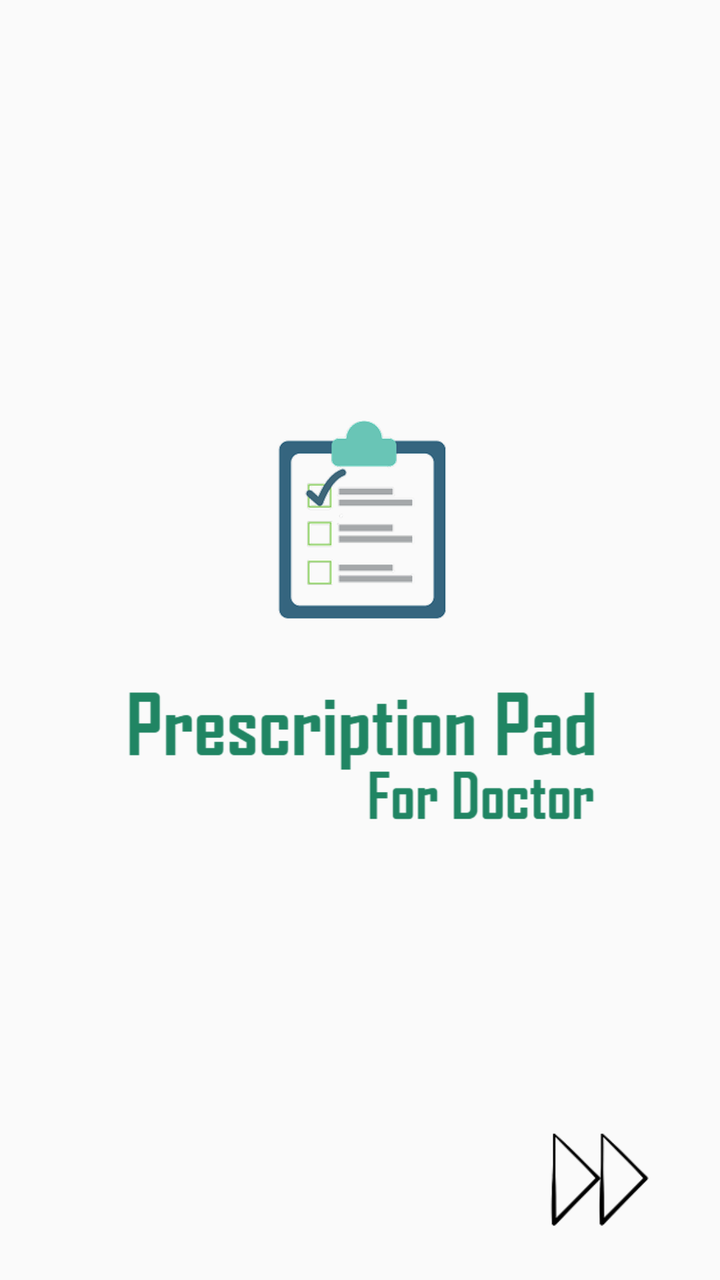
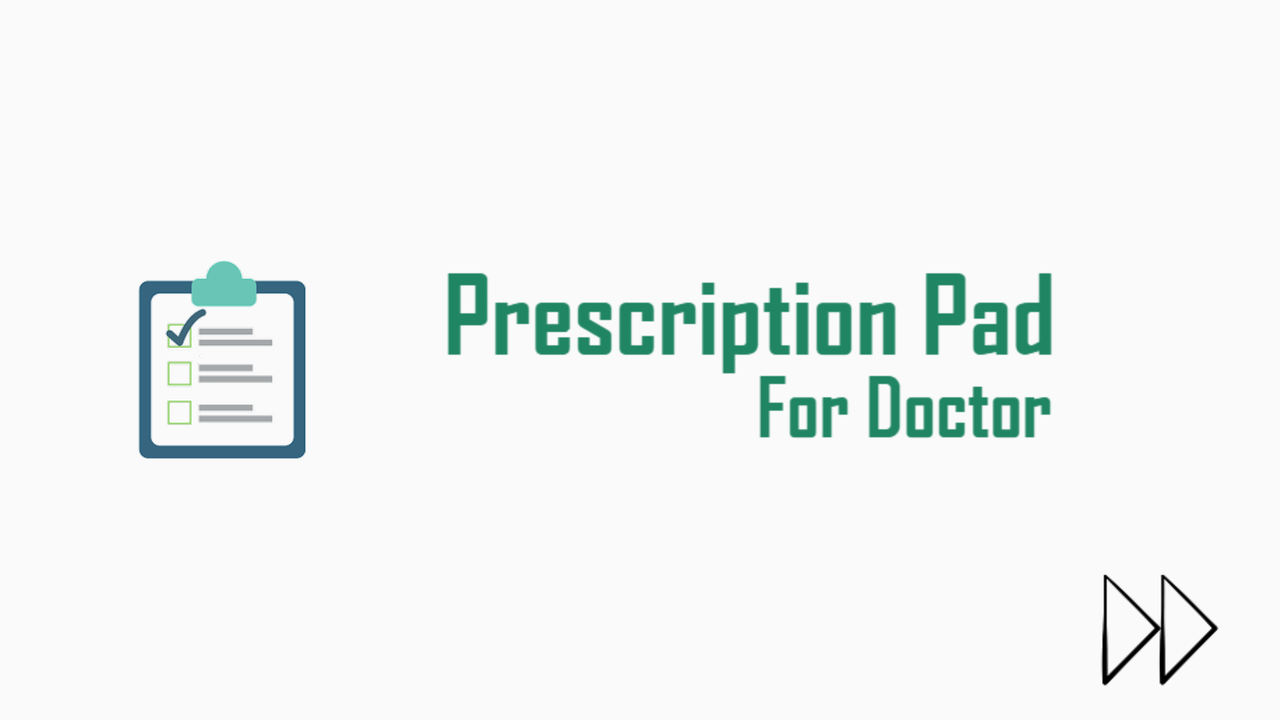

Two renders of one Android screen. The first uses the default layout on a phone; the second uses the alternative layout the repository ships for a different screen configuration, on a matching device. The two XML files are below.
<!-- AndroidManifest.xml: application theme AppTheme -->
<!-- res/layout/activity_start.xml -->
<?xml version="1.0" encoding="utf-8"?>
<FrameLayout xmlns:android="http://schemas.android.com/apk/res/android"
    xmlns:tools="http://schemas.android.com/tools"
    android:layout_width="match_parent"
    android:layout_height="match_parent"
    android:paddingBottom="@dimen/activity_vertical_margin"
    android:paddingLeft="@dimen/activity_horizontal_margin"
    android:paddingRight="@dimen/activity_horizontal_margin"
    android:paddingTop="@dimen/activity_vertical_margin"
    tools:context=".activity.StartActivity">

    <LinearLayout
        android:layout_width="match_parent"
        android:layout_height="wrap_content"
        android:layout_gravity="center"
        android:gravity="center"
        android:orientation="vertical">

        
        
        
            
            
        

        <ImageView
            android:layout_width="match_parent"
            android:layout_height="wrap_content"
            android:layout_gravity="center"
            android:padding="@dimen/padding10"
            android:src="@drawable/ic_prescription_pad_logo" />

        <ImageView
            android:layout_width="match_parent"
            android:layout_height="wrap_content"
            android:layout_gravity="center"
            android:padding="@dimen/padding10"
            android:src="@drawable/ic_app_name_text" />
    </LinearLayout>

    <ImageView
        android:id="@+id/forwardImg"
        android:layout_width="wrap_content"
        android:layout_height="50dp"
        android:layout_gravity="right|bottom"
        android:layout_marginBottom="@dimen/margin10"
        android:src="@drawable/ic_forward" />
</FrameLayout>
<!-- resources referenced by this layout -->
<resources>
  <dimen name="activity_horizontal_margin">16dp</dimen>
  <dimen name="activity_vertical_margin">16dp</dimen>
  <dimen name="margin10">10dp</dimen>
  <dimen name="padding10">10dp</dimen>
  <!-- drawable ic_app_name_text: png bitmap (drawable-hdpi, 4769 bytes) -->
  <!-- drawable ic_forward: png bitmap (drawable-mdpi, 4139 bytes) -->
  <!-- drawable ic_prescription_pad_logo: png bitmap (drawable-hdpi, 6671 bytes) -->
  <!-- from res/values-v21/ -->
  <style name="AppTheme" parent="Theme.AppCompat.Light.NoActionBar">
          
          <item name="colorPrimary">#311B92</item>
          <item name="colorPrimaryDark">#1A237E</item>
          <item name="colorAccent">@color/colorAccent</item>
          <item name="android:windowFullscreen">true</item>
          <item name="android:navigationBarColor">@color/colorPrimaryDark</item>
          <item name="android:textColorPrimary">@color/primary_material_light</item>
          <item name="actionBarTheme">@style/AppTheme.ActionBarTheme</item>
      </style>
  <color name="colorAccent">#FF4081</color>
  <color name="colorPrimaryDark">#303F9F</color>
  <!-- from res/values-v21/ -->
  <style name="AppTheme.ActionBarTheme" parent="@style/ThemeOverlay.AppCompat.ActionBar">
          
          <item name="colorControlNormal">@android:color/black</item>
          <item name="background">@color/colorPrimaryDark</item>
      </style>
</resources>
<!-- res/layout-land/activity_start.xml (the repository's variant of the layout above) -->
<!-- drawn on the phone turned sideways -->
<?xml version="1.0" encoding="utf-8"?>
<FrameLayout xmlns:android="http://schemas.android.com/apk/res/android"
    xmlns:tools="http://schemas.android.com/tools"
    android:layout_width="match_parent"
    android:layout_height="match_parent"
    android:paddingBottom="@dimen/activity_vertical_margin"
    android:paddingLeft="@dimen/activity_horizontal_margin"
    android:paddingRight="@dimen/activity_horizontal_margin"
    android:paddingTop="@dimen/activity_vertical_margin"
    tools:context=".activity.StartActivity">

    <LinearLayout
        android:layout_width="match_parent"
        android:layout_height="wrap_content"
        android:layout_gravity="center"
        android:gravity="center"
        android:orientation="horizontal">

        
        
        
        

        <ImageView
            android:layout_width="wrap_content"
            android:layout_height="wrap_content"
            android:layout_gravity="center"
            android:padding="@dimen/padding10"
            android:src="@drawable/ic_prescription_pad_logo" />

        <ImageView
            android:layout_width="wrap_content"
            android:layout_height="wrap_content"
            android:layout_gravity="center"
            android:padding="@dimen/padding10"
            android:src="@drawable/ic_app_name_text" />
    </LinearLayout>

    <ImageView
        android:id="@+id/forwardImg"
        android:layout_width="wrap_content"
        android:layout_height="60dp"
        android:layout_gravity="bottom|right"
        android:layout_marginTop="@dimen/margin10"
        android:src="@drawable/ic_forward" />

</FrameLayout>
